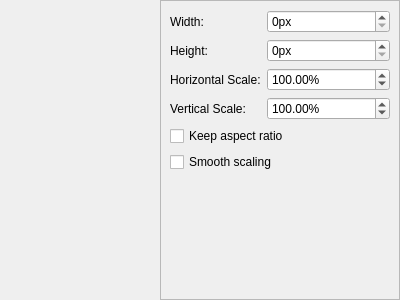
<?xml version="1.0" encoding="UTF-8"?>
<ui version="4.0">
 <class>ImageResizeGUI</class>
 <widget class="QWidget" name="ImageResizeGUI">
  <property name="geometry">
   <rect>
    <x>0</x>
    <y>0</y>
    <width>400</width>
    <height>300</height>
   </rect>
  </property>
  <property name="windowTitle">
   <string notr="true">Form</string>
  </property>
  <layout class="QHBoxLayout" name="horizontalLayout">
   <property name="spacing">
    <number>0</number>
   </property>
   <property name="leftMargin">
    <number>0</number>
   </property>
   <property name="topMargin">
    <number>0</number>
   </property>
   <property name="rightMargin">
    <number>0</number>
   </property>
   <property name="bottomMargin">
    <number>0</number>
   </property>
   <item>
    <widget class="BasicImageView" name="imageView" native="true">
     <property name="sizePolicy">
      <sizepolicy hsizetype="Expanding" vsizetype="Preferred">
       <horstretch>0</horstretch>
       <verstretch>0</verstretch>
      </sizepolicy>
     </property>
     <property name="minimumSize">
      <size>
       <width>64</width>
       <height>128</height>
      </size>
     </property>
    </widget>
   </item>
   <item>
    <widget class="QFrame" name="uiArea">
     <property name="sizePolicy">
      <sizepolicy hsizetype="Fixed" vsizetype="Preferred">
       <horstretch>0</horstretch>
       <verstretch>0</verstretch>
      </sizepolicy>
     </property>
     <property name="minimumSize">
      <size>
       <width>240</width>
       <height>0</height>
      </size>
     </property>
     <property name="frameShape">
      <enum>QFrame::StyledPanel</enum>
     </property>
     <property name="frameShadow">
      <enum>QFrame::Raised</enum>
     </property>
     <layout class="QVBoxLayout" name="verticalLayout">
      <item>
       <layout class="QFormLayout" name="formLayout">
        <item row="0" column="0">
         <widget class="QLabel" name="label">
          <property name="text">
           <string>Width:</string>
          </property>
         </widget>
        </item>
        <item row="0" column="1">
         <widget class="QSpinBox" name="widthValue">
          <property name="suffix">
           <string notr="true">px</string>
          </property>
          <property name="minimum">
           <number>0</number>
          </property>
          <property name="maximum">
           <number>16777215</number>
          </property>
          <property name="singleStep">
           <number>1</number>
          </property>
          <property name="stepType">
           <enum>QAbstractSpinBox::AdaptiveDecimalStepType</enum>
          </property>
          <property name="value">
           <number>0</number>
          </property>
          <property name="displayIntegerBase">
           <number>10</number>
          </property>
         </widget>
        </item>
        <item row="1" column="0">
         <widget class="QLabel" name="label_2">
          <property name="text">
           <string>Height:</string>
          </property>
         </widget>
        </item>
        <item row="1" column="1">
         <widget class="QSpinBox" name="heightValue">
          <property name="suffix">
           <string notr="true">px</string>
          </property>
          <property name="prefix">
           <string/>
          </property>
          <property name="minimum">
           <number>0</number>
          </property>
          <property name="maximum">
           <number>16777215</number>
          </property>
          <property name="stepType">
           <enum>QAbstractSpinBox::AdaptiveDecimalStepType</enum>
          </property>
          <property name="value">
           <number>0</number>
          </property>
         </widget>
        </item>
        <item row="2" column="0">
         <widget class="QLabel" name="label_3">
          <property name="text">
           <string>Horizontal Scale:</string>
          </property>
         </widget>
        </item>
        <item row="3" column="0">
         <widget class="QLabel" name="label_4">
          <property name="text">
           <string>Vertical Scale:</string>
          </property>
         </widget>
        </item>
        <item row="2" column="1">
         <widget class="QDoubleSpinBox" name="hScaleValue">
          <property name="suffix">
           <string notr="true">%</string>
          </property>
          <property name="decimals">
           <number>2</number>
          </property>
          <property name="maximum">
           <double>1000.000000000000000</double>
          </property>
          <property name="stepType">
           <enum>QAbstractSpinBox::AdaptiveDecimalStepType</enum>
          </property>
          <property name="value">
           <double>100.000000000000000</double>
          </property>
         </widget>
        </item>
        <item row="3" column="1">
         <widget class="QDoubleSpinBox" name="vScaleValue">
          <property name="suffix">
           <string notr="true">%</string>
          </property>
          <property name="decimals">
           <number>2</number>
          </property>
          <property name="maximum">
           <double>1000.000000000000000</double>
          </property>
          <property name="stepType">
           <enum>QAbstractSpinBox::AdaptiveDecimalStepType</enum>
          </property>
          <property name="value">
           <double>100.000000000000000</double>
          </property>
         </widget>
        </item>
       </layout>
      </item>
      <item>
       <widget class="QCheckBox" name="keepAspectRatio">
        <property name="text">
         <string>Keep aspect ratio</string>
        </property>
       </widget>
      </item>
      <item>
       <widget class="QCheckBox" name="smoothScaling">
        <property name="text">
         <string>Smooth scaling</string>
        </property>
       </widget>
      </item>
      <item>
       <spacer name="verticalSpacer">
        <property name="orientation">
         <enum>Qt::Vertical</enum>
        </property>
        <property name="sizeHint" stdset="0">
         <size>
          <width>20</width>
          <height>40</height>
         </size>
        </property>
       </spacer>
      </item>
      <item>
       <widget class="BasicImageViewControl" name="basicImageViewControl" native="true"/>
      </item>
     </layout>
    </widget>
   </item>
  </layout>
 </widget>
 <customwidgets>
  <customwidget>
   <class>BasicImageViewControl</class>
   <extends>QWidget</extends>
   <header>gui/image/basic/control.h</header>
   <container>1</container>
  </customwidget>
  <customwidget>
   <class>BasicImageView</class>
   <extends>QWidget</extends>
   <header>gui/image/basic/image_view.h</header>
   <container>1</container>
  </customwidget>
 </customwidgets>
 <resources/>
 <connections/>
</ui>
